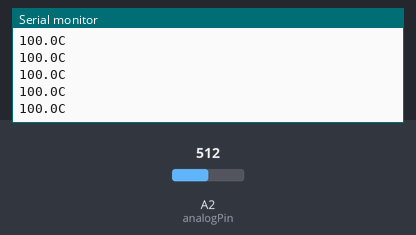
A sketch run on a simulated Arduino Uno, built with avr-gcc and run on an emulated ATmega328P. Parts: the last lines printed to the serial monitor. The test bench sets the inputs (shaded band); at power-on: A2 (analogPin) = 512.

Above: at 1.2 s.
1.3 s: A2 (analogPin) set to 716
At 1.56 s:
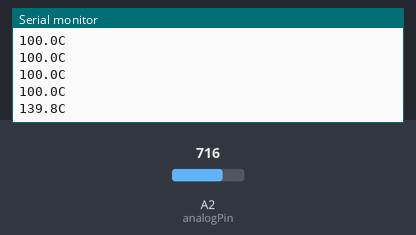
2.8 s: A2 (analogPin) set to 900
At 2.96 s:
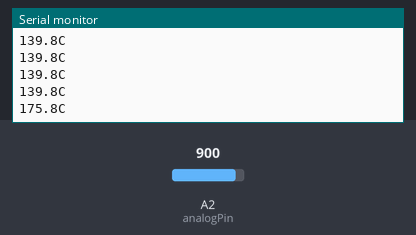
Timing chart, 0 to 5.8 s (numbered marks = the images above; inputs shaded):
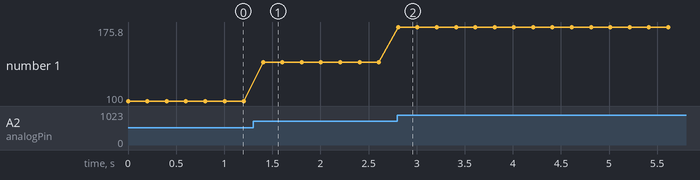

Measured:
- after the input at 1.3 s, the serial monitor: prints a new line after 0.10 s (image 1)
- after the input at 2.8 s, the serial monitor: prints a new line at once (image 2)
- plotted number 1: 100 → 139.8 after the input at 1.3 s, 139.8 → 175.8 after the input at 2.8 s

The sketch:

Temperature_Sensor.ino
```cpp
int analogPin=A2;//Use pin 2 as analog pinB
float vout;
float temp;

void setup() {
  // put your setup code here, to run once:
  Serial.begin(9600); //Begin Serial Monitor
  analogReference(DEFAULT); //Configures the reference voltage used for analog input
}

void loop() {
  // put your main code here, to run repeatedly:
    int adc=analogRead(analogPin);
    vout=(adc/1024.0)*5000; //Vout formula
    temp=vout/25; //Finding temperature using Vout (Divide by the scaling factor)

    Serial.print(temp,1);//print temperature to 1 decimal point
    Serial.println("C");

    delay(200);//0.2 sec


}
```
